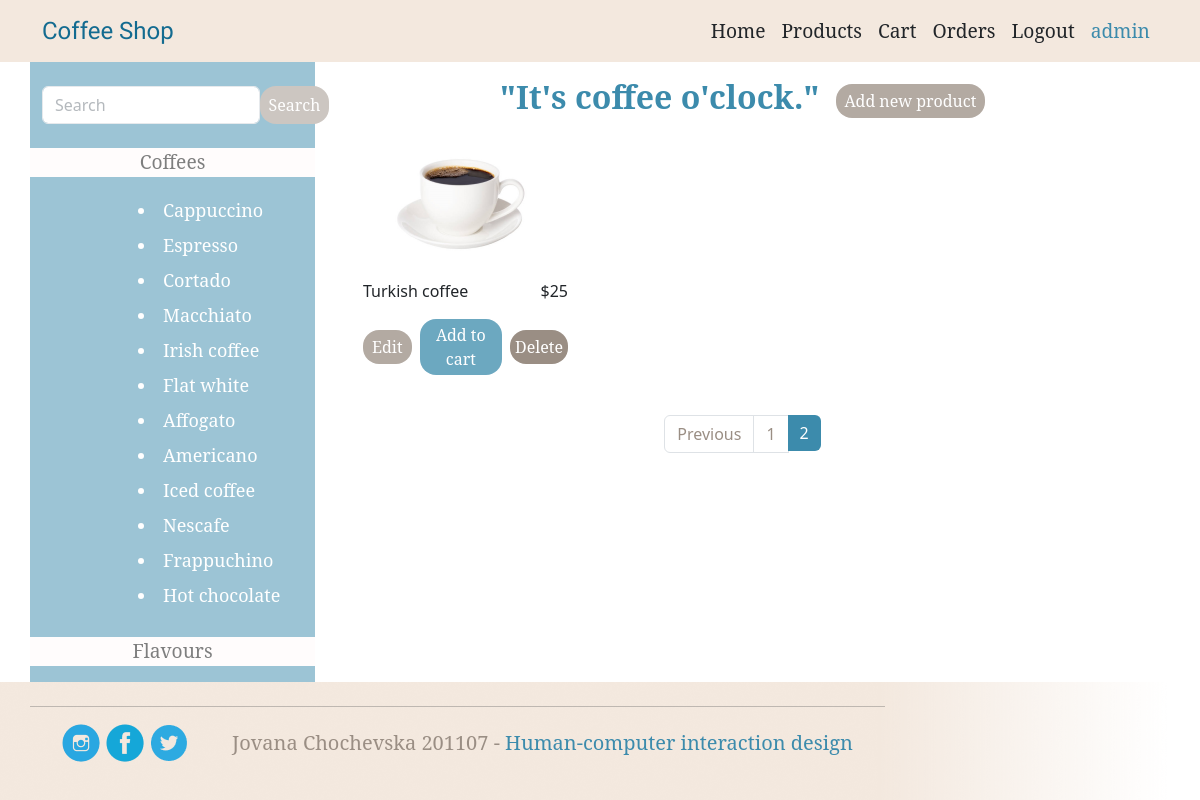
Page /products/?page=2 (signed in) on the committed database.
### CoffeeShop/models.py (models this page shows, shortened)
class Product(models.Model):
    name = models.CharField(max_length=30)
    price = models.IntegerField()
    image = models.ImageField(upload_to="products/", null=True, blank=True)

### CoffeeShop/views.py (the view)
# urls.py: path('products/', products, name="products"),
def products(request):
    coffees = Product.objects.all()
    p = Paginator(coffees, 12)
    page_num = request.GET.get('page', 1)
    coffee_names = ['Cappuccino', 'Espresso', 'Cortado', 'Macchiato', 'Irish coffee', 'Flat white', 'Affogato',
                    'Americano', 'Iced coffee', 'Nescafe', 'Frappuchino', 'Hot chocolate']
    flavour_names = ['Chocolate', 'Vanilla', 'Strawberry', 'Caramel']
    try:
        page = p.page(page_num)
    except EmptyPage:
        page = p.page(1)
    context = {'coffees': page, 'coffee_names': coffee_names, 'flavour_names': flavour_names}
    return render(request, "products.html", context=context)

### CoffeeShop/templatetags/group_tags.py (called while the page is built)
@register.filter(name='has_group')
def has_group(user, group_name):
    return user.groups.filter(name=group_name).exists()

### templates/products.html (shortened to what this page needs)
<!DOCTYPE html>
<html lang="en">
<head>
    {% extends 'header_footer.html' %}
    {% load static %}
    {% load group_tags %}
{% block content %}
    <div class="container">
        <div class="row">
            <div class="col-3" style="background-color: #3C8BAC; opacity: 50%">
                <div class="mt-4 mb-2 row">
                    <form method="POST" class="d-flex" action="{% url 'search_feature' %}">
                        <div class="col-sm-10">
                            <input type="text" class="form-control me-2" id="inputPassword" placeholder="Search"
                                   name="search_query">
                        </div>
                        <button class="btn background_color_dark_cream rounded-4 text-white font_noto rounded-4 py-1 px-2 brown_edit-add_btn"#}
                                type="submit">Search
                        </button>
                    </form>
                </div>
                <div class="mt-4 row font_noto">
                    <div class="text-center mb-3" style="background-color: snow">
                        <a class="types_collapse color_blue_font" style="font-size: larger" data-bs-toggle="collapse"
                           href="#collapseCoffeeNames" role="button"
                           aria-expanded="true" aria-controls="collapseExample">
                            Coffees
                        </a>
                    </div>
                    {% for coffee_name in coffee_names %}
                        <div class="collapse show ms-5" id="collapseCoffeeNames">
                            <li class="text-white ps-5 p-1" style="font-size: large">{{ coffee_name }}</li>
                        </div>
                    {% endfor %}
                </div>
                <div class="mt-4 row font_noto">
                    <div class="text-center mb-3" style="background-color: snow">
                        <a class="types_collapse color_blue_font" style="font-size: larger" data-bs-toggle="collapse"
                           href="#collapseFlavours" role="button"
                           aria-expanded="false" aria-controls="collapseExample">
                            Flavours
                        </a>
                    </div>
                </div>
            </div>
            <div class="col-9 mt-3">
                <div class="d-flex justify-content-center">
                    <h2 class="color_lightblue font_noto me-3" style="font-weight: bold">"It's coffee o'clock."</h2>
                    <div class="my-auto" style="opacity: 75%">
                        {% if request.user|has_group:"seller" %}
                            <a href="{% url 'add_new' %}" type="button" id="add_new_product"
                               class="btn background_color_dark_cream rounded-4 text-white font_noto rounded-4 py-1 px-2 brown_edit-add_btn">
                                Add new product
                            </a>
                        {% endif %}
                    </div>
                </div>
                <div class="row ms-4">
                    {% for coffee in coffees %}
                        <div class="col-3 mb-4 product-card">
                            <div class="" style="width: 205px">
                                <div class="ms-3">
                                    {% if coffee.image %}
                                        <img src="{{ coffee.image.url }}" alt="coffee image">
                                    {% else %}
                                        <p>No image available</p>
                                    {% endif %}
                                </div>
                                <div class="inline mb-4">
                                    <p style="float: left">{{ coffee.name }}</p>
                                    <p class="" style="float: right">${{ coffee.price }}</p>
                                </div>
                                <div style="display: inline-flex;">
                                    {% if request.user|has_group:"seller" %}
                                        <a href="{% url 'edit_coffee' coffee.id %}" type="button" id="edit"
                                           class="editProject btn text-white font_noto rounded-4 my-auto background_color_dark_cream py-1 px-2 me-2 brown_edit-add_btn"
                                           style="opacity: 75%">Edit
                                        </a>
                                    {% endif %}
                                    {% if request.user|has_group:"customer" %}
                                        <form method="post" action="{% url 'add_to_cart' %}">
                                            <button id="add_to_cart" type="submit"
                                                    class="addProductToCart btn text-white font_noto rounded-4 my-auto background_color_lightblue py-1 px-2 me-2 blue_btn"
                                                    style="opacity: 75%">Add to cart
                                            </button>
                                        </form>
                                    {% endif %}
                                    {% if request.user|has_group:"seller" %}
                                        <a href="{% url 'delete_coffee' coffee.id %}" type="button" id="delete"
                                           class="deleteProject btn text-white font_noto rounded-4 my-auto background_color_dark_cream py-1 px-1 brown_delete_btn">Delete
                                        </a>
                                    {% endif %}
                                </div>
                            </div>
                        </div>
                    {% endfor %}
                </div>
                <nav aria-label="Page navigation example" class="mt-3">
                    <ul class="pagination justify-content-center">
                        {% if coffees.has_previous %}
                            <li class="page-item">
                                <a href="{% url 'products' %}?page={{ coffees.previous_page_number }}"
                                   class="page-link">Previous</a>
                            </li>
                        {% endif %}
                        {% for num_page in coffees.paginator.page_range %}
                            {% if coffees.number == num_page %}
                                <li class="page-item active" aria-current="page"><a class="page-link"
                                                                                    href="{% url 'products' %}?page={{ num_page }}">{{ num_page }}</a>
                                </li>
                            {% else %}
                                <li class="page-item" aria-current="page"><a class="page-link"
                                                                             href="{% url 'products' %}?page={{ num_page }}">{{ num_page }}</a>
                                </li>
                            {% endif %}
                        {% endfor %}
                    </ul>
                </nav>
            </div>
        </div>
    </div>
{% endblock content %}

### templates/header_footer.html (shortened to what this page needs)
<!DOCTYPE html>
<html lang="en">
<head>
    <link rel="stylesheet" href="https://cdn.jsdelivr.net/npm/bootstrap@5.2.3/dist/css/bootstrap.min.css"
>
    {% load static %}
    {% load group_tags %}
    <link rel="stylesheet" type="text/css" href="{% static 'css/main.css' %}">
    <link rel="stylesheet" type="text/css" href="{% static 'css/home.css' %}">
</head>
<body>
<div id="main-wrapper">
    <div class="container-fluid background_color_cream">
        <nav class="navbar navbar-expand-lg bg-body-tertiary ">
            <div class="container">
                <a class="navbar-brand color_blue_font font_courgette" style="font-size: x-large;"
                   href="{% url 'home' %}">Coffee
                    Shop</a>
                <div class="collapse navbar-collapse" id="navbarNavDropdown">
                    <ul class="navbar-nav ms-auto">
                        <li class="nav-item">
                            <a id="home_nav_btn" class="nav-link text-dark font_noto font_size_header"
                               href="{% url 'home' %}">Home</a>
                        </li>
                        <li class="nav-item">
                            <a id="products_nav_btn" class="nav-link text-dark font_noto font_size_header"
                               href="{% url 'products' %}">Products</a>
                        </li>
                        {% if user.is_authenticated %}
                            {% if request.user|has_group:"customer" %}
                                <li class="nav-item">
                                    <a id="cart_nav_btn" class="nav-link text-dark font_noto font_size_header"
                                       href="{% url 'cart' %}">Cart</a>
                                </li>
                            {% endif %}
                            {% if request.user|has_group:"seller" %}
                                <li class="nav-item">
                                    <a id="orders_nav_btn" class="nav-link text-dark font_noto font_size_header"
                                       href="{% url 'orders' %}">Orders</a>
                                </li>
                            {% endif %}
                        {% endif %}
                        {% if user.is_authenticated %}
                            <li class="nav-item">
                                <a class="nav-link text-dark font_noto font_size_header" href="{% url 'logoutUser' %}">Logout</a>
                            </li>
                            <li class="nav-item">
                                <a class="nav-link font_noto color_lightblue font_size_header"
                                   href="#">{{ user }}</a>
                            </li>
                        {% else %}
                            <li class="nav-item">
                                <a id="login_nav_btn" class="nav-link text-dark font_noto font_size_header"
                                   href="{% url 'login' %}">Login</a>
                            </li>
                        {% endif %}
                    </ul>
                </div>
            </div>
        </nav>
    </div>
    <main>
        {% block content %}
        {% endblock content %}
    </main>
    <div class="container-fluid m-0 p-0" style="bottom: 0 !important; background-color: white">
        <div class="container-fluid photo_footer">
            <footer class="text-center my-auto">
                <div class="container">
                    <div class="row">
                        <hr class="w-75 text-center text-start mt-4">
                    </div>
                    <div class="row d-flex">
                        <div class="col-2 justify-content-start">
                            <a href="https://www.google.com/"><img
                                    src="{% static '../images/home/instagram-logo.png' %}"
                                    alt="instagram-logo"></a>
                            <img src="{% static '../images/home/fb-logo.png' %}" alt="fb-logo">
                            <img src="{% static '../images/home/tweeter-logo.png' %}" alt="tweeter-logo">
                        </div>
                        <div class="col-10 text-start my-auto">
                            <h5 class="my-auto font_noto"><span
                                    class="color_dark_cream">Jovana Chochevska 201107 -</span>
                                <span
                                        class="color_lightblue">Human-computer interaction design</span></h5>
                        </div>
                    </div>
                </div>
            </footer>
        </div>
    </div>
</div>
</body>
</html>

### static/css/main.css (style rules this page uses)
.font_courgette { font-family: 'Courgette', cursive; }
.font_noto { font-family: 'Noto Serif', serif; }
.background_color_cream { background-color: #F3E8DE; }
.color_dark_cream, .page-link { color: #9A8E84; }
.background_color_dark_cream { background-color: #9A8E84; }
.color_lightblue { color: #3C8BAC !important; }
.background_color_lightblue, .active .page-link { background-color: #3C8BAC; border: #3C8BAC; }
.color_blue_font { color: #136B90; }
.filters, .types_collapse { text-decoration: none !important; color: black; }
html, body { height: 100%; margin: 0; padding: 0; }
#main-wrapper { display: flex; flex-direction: column; min-height: 100%; }
main { flex: 1; }

### rows in the picture
Product: image (picture), name "Turkish coffee", price "25"

### other values in the picture
{{ user }} "admin"
{{ coffee_name }} "Cappuccino" "Espresso" "Cortado" "Macchiato" "Irish coffee" "Flat white" "Affogato" "Americano" "Iced coffee" "Nescafe" "Frappuchino" "Hot chocolate"
{{ num_page }} "1"
{{ num_page }} "2"
